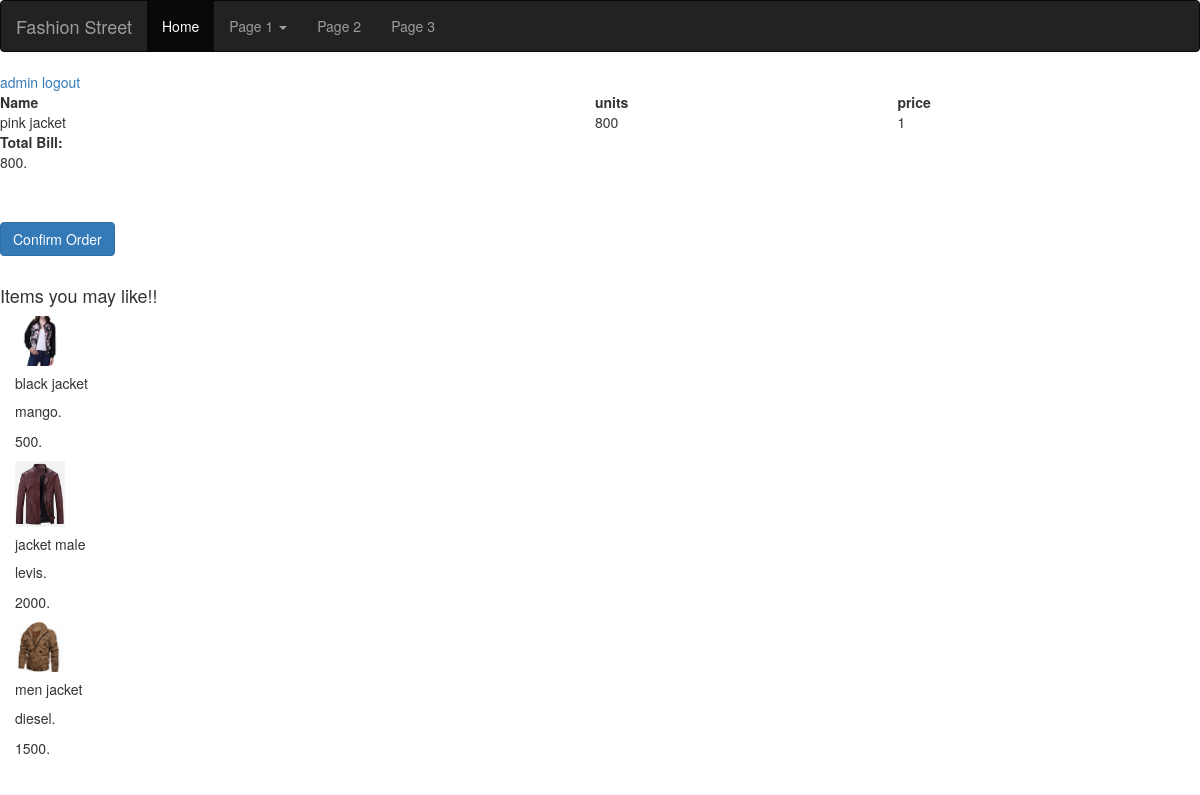
The page /bill/ (signed in) on the database its author committed.
### e_commerce/models.py (models this page shows)
class cartItem(models.Model):
    user_id=models.CharField(max_length=200, null=True)
    id = models.SmallIntegerField(primary_key=True)
    name = models.CharField(max_length=200, null=True)
    brand = models.CharField(max_length=200, null=True)
    price = models.SmallIntegerField()
    size = models.CharField(choices=sizes, max_length=20, default=sizes[0][0])
    img = models.ImageField(null=True)
    units=models.SmallIntegerField()
    ordered=models.BooleanField(default=False)
    removed=models.BooleanField(default=False)
    status=models.CharField(max_length=200, null=True)

class product(models.Model):
    id=models.SmallIntegerField(primary_key=True)
    name = models.CharField(max_length=200, null=True)
    brand = models.CharField(max_length=200, null=True)
    price=models.SmallIntegerField()
    size = models.CharField(choices=sizes, max_length=20,default=sizes[0][0])
    img=models.ImageField(null=True)
    gender=models.CharField(max_length=200, null=True)

### e_commerce/views.py (the view)
# urls.py: path('bill/', views.generateBill,name='bill'),
def generateBill(request):
    total=0
    type_list=[]
    current_user = request.user
    cartItem.objects.filter(user_id=current_user.username).update(status='Ordered')
    orderedItems = cartItem.objects.filter(user_id=current_user.username).filter(ordered=True, removed=False)
    types=['top','jacket','shrug','jeans']
    for item in orderedItems:
        for type in types:
            if type in item.name.lower():
                type_list.append(type)
                break
    unique_types=list(set(type_list))
    type_freq_list={x:type_list.count(x) for x in unique_types}
    max_type = max(type_freq_list, key=type_freq_list.get)
    rec_products=product.objects.filter(name__contains=max_type)
    order_ids=[item.id for item in orderedItems]
    rec_ids=[item.id for item in rec_products]
    print(order_ids)
    print(rec_ids)
    to_rec=set(rec_ids)-set(order_ids)
    print(to_rec)
    rec_products=product.objects.filter(name__contains=max_type,id__in=to_rec)
    print(rec_products)
    cartItems = cartItem.objects.filter(user_id=current_user.username).filter(ordered=True,removed=False)
    for item in cartItems:
        total=total+item.price*item.units
    return render(request, 'e_commerce/Bill.html', {'items': cartItems,'total_amount':total,'rec':rec_products})

### e_commerce/templates/e_commerce/Bill.html (shortened to what this page needs)
{% load static %}
<!DOCTYPE html>
<html lang="en">
<head>
    <link rel="stylesheet" href="https://maxcdn.bootstrapcdn.com/bootstrap/3.4.1/css/bootstrap.min.css">
</head>
<body>
<nav class="navbar navbar-inverse">
  <div class="container-fluid">
    <div class="navbar-header">
      <a class="navbar-brand" href="#">Fashion Street</a>
    </div>
    <ul class="nav navbar-nav">
      <li class="active"><a href="#">Home</a></li>
      <li class="dropdown">
        <a class="dropdown-toggle" data-toggle="dropdown" href="#">Page 1
        <span class="caret"></span></a>
      </li>
      <li><a href="#">Page 2</a></li>
      <li><a href="#">Page 3</a></li>
    </ul>
  </div>
</nav>
<a href="{% url 'logout' %}">{{request.user}} logout</a>
<table style="width:100%">
  <tr>
    <th>Name</th>
    <th>units</th>
    <th>price</th>
  </tr>
  {% for item in items %}
  <tr>
    <td>{{item.name}}</td>
    <td>{{item.price}}</td>
    <td>{{item.units}}</td>
  </tr>
{% endfor %}
</table>
     <b>Total Bill:</b> <p class="card-text">{{total_amount}}.</p>
<br><br>
<a href="{% url 'savePastOrders' %}" class="btn btn-primary">Confirm Order</a>
<br>
<br>
<h4>Items you may like!!</h4>
<div class="container">
<div class="row content">
  {% for item in rec %}
  <div class="column">
    <div class="card">
        <div class="card-body">
  <img class="card-img-top" src="{{item.img.url}}" alt="Card image cap" width="50",height="50">
    <h5 class="card-title">{{item.name}}</h5>
    <p class="card-text">{{item.brand}}.</p>
      <p class="card-text">{{item.price}}.</p>
    </div>
  </div>
  </div>
    {% endfor %}
</div>
</div>
</body>
</html>

### rows shown on the page
cartItem: name "pink jacket", price "800", units "1"
product: img (picture), name "black jacket", brand "mango", price "500"
product: img (picture), name "jacket male", brand "levis", price "2000"
product: img (picture), name "men jacket", brand "diesel", price "1500"

### other values the page prints
{{ request.user }} "admin"
{{ total_amount }} "800"
